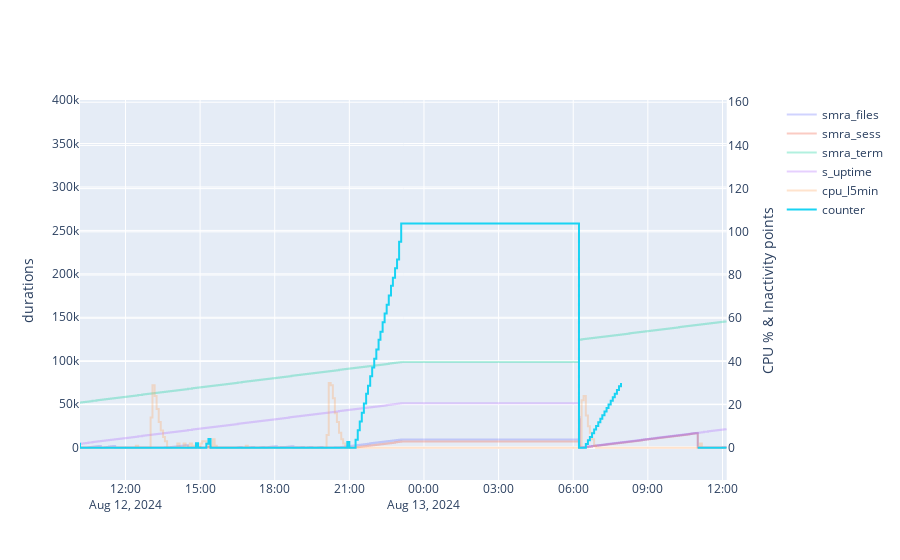

Notebook code for this chart:
### Code cell
# Plot :

fig = make_subplots(specs=[[{"secondary_y": True}]])

def _trace(col_name, secondary_y, k=1, opacity=.3) :
    fig.add_trace(
        go.Scatter(x=df['utc_datetime_run'], y=k*df[col_name], name=col_name, opacity=opacity, line_shape='hv'),
        secondary_y=secondary_y
    ) 
[_trace(col_name, False) for col_name in ['smra_files', 'smra_sess', 'smra_term', 's_uptime']]
_trace('cpu_l5min', True, 100)
_trace('counter', True, opacity=1.)
    
# Set y-axes titles
fig.update_yaxes(title_text='durations', secondary_y=False)
fig.update_yaxes(title_text='CPU % & Inactivity points', secondary_y=True)
fig.update_layout(height=500)
fig.show()

### Figure 1 — Plotly figure (JSON) as saved in the notebook; plotly's stock layout.template omitted (floating-point values rounded to 4 significant figures; data arrays with more than 128 entries replaced by an {"elided": "..."} marker saying what was removed)
{"data": [{"line": {"shape": "hv"}, "name": "smra_files", "opacity": 0.3, "type": "scatter", "x": {"elided": "4665 str values"}, "xaxis": "x", "y": {"elided": "4665 float values"}, "yaxis": "y"}, {"line": {"shape": "hv"}, "name": "smra_sess", "opacity": 0.3, "type": "scatter", "x": {"elided": "4665 str values"}, "xaxis": "x", "y": {"elided": "4665 int values"}, "yaxis": "y"}, {"line": {"shape": "hv"}, "name": "smra_term", "opacity": 0.3, "type": "scatter", "x": {"elided": "4665 str values"}, "xaxis": "x", "y": {"elided": "4665 int values"}, "yaxis": "y"}, {"line": {"shape": "hv"}, "name": "s_uptime", "opacity": 0.3, "type": "scatter", "x": {"elided": "4665 str values"}, "xaxis": "x", "y": {"elided": "4665 float values"}, "yaxis": "y"}, {"line": {"shape": "hv"}, "name": "cpu_l5min", "opacity": 0.3, "type": "scatter", "x": {"elided": "4665 str values"}, "xaxis": "x", "y": {"elided": "4665 float values"}, "yaxis": "y2"}, {"line": {"shape": "hv"}, "name": "counter", "opacity": 1, "type": "scatter", "x": {"elided": "4665 str values"}, "xaxis": "x", "y": {"elided": "4665 float values"}, "yaxis": "y2"}], "layout": {"autosize": true, "xaxis": {"anchor": "y", "autorange": false, "domain": [0, 0.94], "range": ["2024-08-12 10:10:18.8995", "2024-08-13 12:10:15"], "type": "date"}, "yaxis": {"anchor": "x", "autorange": false, "domain": [0, 1], "range": [-37300.0, 400100.0], "title": {"text": "durations"}, "type": "linear"}, "yaxis2": {"anchor": "x", "autorange": false, "overlaying": "y", "range": [-14.89, 161.0], "side": "right", "title": {"text": "CPU % & Inactivity points"}, "type": "linear"}}}
